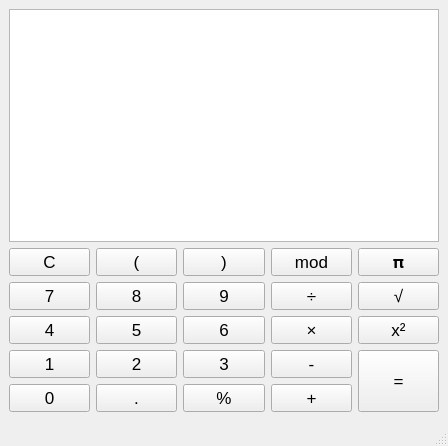
<?xml version="1.0" encoding="UTF-8"?>
<ui version="4.0">
 <class>MainWindow</class>
 <widget class="QMainWindow" name="MainWindow">
  <property name="geometry">
   <rect>
    <x>0</x>
    <y>0</y>
    <width>448</width>
    <height>446</height>
   </rect>
  </property>
  <property name="font">
   <font>
    <pointsize>13</pointsize>
   </font>
  </property>
  <property name="windowTitle">
   <string>Caculator</string>
  </property>
  <property name="windowIcon">
   <iconset theme="utilities-system-monitor">
    <normaloff>.</normaloff>.</iconset>
  </property>
  <widget class="QWidget" name="centralwidget">
   <layout class="QVBoxLayout" name="verticalLayout_3">
    <item>
     <layout class="QVBoxLayout" name="verticalLayout_2">
      <item>
       <widget class="MyPlainTextEdit" name="plainTextEdit">
        <property name="cursor" stdset="0">
         <cursorShape>IBeamCursor</cursorShape>
        </property>
       </widget>
      </item>
      <item>
       <layout class="QVBoxLayout" name="verticalLayout">
        <item>
         <layout class="QHBoxLayout" name="horizontalLayout_6">
          <item>
           <widget class="QPushButton" name="key_clear">
            <property name="sizePolicy">
             <sizepolicy hsizetype="Minimum" vsizetype="Preferred">
              <horstretch>0</horstretch>
              <verstretch>0</verstretch>
             </sizepolicy>
            </property>
            <property name="minimumSize">
             <size>
              <width>0</width>
              <height>0</height>
             </size>
            </property>
            <property name="sizeIncrement">
             <size>
              <width>0</width>
              <height>0</height>
             </size>
            </property>
            <property name="cursor">
             <cursorShape>PointingHandCursor</cursorShape>
            </property>
            <property name="autoFillBackground">
             <bool>false</bool>
            </property>
            <property name="text">
             <string>C</string>
            </property>
           </widget>
          </item>
          <item>
           <widget class="QPushButton" name="key_sym9">
            <property name="sizePolicy">
             <sizepolicy hsizetype="Minimum" vsizetype="Preferred">
              <horstretch>0</horstretch>
              <verstretch>0</verstretch>
             </sizepolicy>
            </property>
            <property name="minimumSize">
             <size>
              <width>0</width>
              <height>0</height>
             </size>
            </property>
            <property name="sizeIncrement">
             <size>
              <width>0</width>
              <height>0</height>
             </size>
            </property>
            <property name="cursor">
             <cursorShape>PointingHandCursor</cursorShape>
            </property>
            <property name="text">
             <string>(</string>
            </property>
           </widget>
          </item>
          <item>
           <widget class="QPushButton" name="key_sym0">
            <property name="sizePolicy">
             <sizepolicy hsizetype="Minimum" vsizetype="Preferred">
              <horstretch>0</horstretch>
              <verstretch>0</verstretch>
             </sizepolicy>
            </property>
            <property name="minimumSize">
             <size>
              <width>0</width>
              <height>0</height>
             </size>
            </property>
            <property name="sizeIncrement">
             <size>
              <width>0</width>
              <height>0</height>
             </size>
            </property>
            <property name="cursor">
             <cursorShape>PointingHandCursor</cursorShape>
            </property>
            <property name="text">
             <string>)</string>
            </property>
           </widget>
          </item>
          <item>
           <widget class="QPushButton" name="key_mod">
            <property name="sizePolicy">
             <sizepolicy hsizetype="Minimum" vsizetype="Preferred">
              <horstretch>0</horstretch>
              <verstretch>0</verstretch>
             </sizepolicy>
            </property>
            <property name="minimumSize">
             <size>
              <width>0</width>
              <height>0</height>
             </size>
            </property>
            <property name="sizeIncrement">
             <size>
              <width>0</width>
              <height>0</height>
             </size>
            </property>
            <property name="cursor">
             <cursorShape>PointingHandCursor</cursorShape>
            </property>
            <property name="text">
             <string>mod</string>
            </property>
           </widget>
          </item>
          <item>
           <widget class="QPushButton" name="key_pi">
            <property name="sizePolicy">
             <sizepolicy hsizetype="Minimum" vsizetype="Preferred">
              <horstretch>0</horstretch>
              <verstretch>0</verstretch>
             </sizepolicy>
            </property>
            <property name="minimumSize">
             <size>
              <width>0</width>
              <height>0</height>
             </size>
            </property>
            <property name="sizeIncrement">
             <size>
              <width>0</width>
              <height>0</height>
             </size>
            </property>
            <property name="cursor">
             <cursorShape>PointingHandCursor</cursorShape>
            </property>
            <property name="text">
             <string>𝛑</string>
            </property>
           </widget>
          </item>
         </layout>
        </item>
        <item>
         <layout class="QHBoxLayout" name="horizontalLayout_2">
          <item>
           <widget class="QPushButton" name="key_7">
            <property name="sizePolicy">
             <sizepolicy hsizetype="Minimum" vsizetype="Preferred">
              <horstretch>0</horstretch>
              <verstretch>0</verstretch>
             </sizepolicy>
            </property>
            <property name="minimumSize">
             <size>
              <width>0</width>
              <height>0</height>
             </size>
            </property>
            <property name="sizeIncrement">
             <size>
              <width>0</width>
              <height>0</height>
             </size>
            </property>
            <property name="cursor">
             <cursorShape>PointingHandCursor</cursorShape>
            </property>
            <property name="text">
             <string>7</string>
            </property>
           </widget>
          </item>
          <item>
           <widget class="QPushButton" name="key_8">
            <property name="sizePolicy">
             <sizepolicy hsizetype="Minimum" vsizetype="Preferred">
              <horstretch>0</horstretch>
              <verstretch>0</verstretch>
             </sizepolicy>
            </property>
            <property name="minimumSize">
             <size>
              <width>0</width>
              <height>0</height>
             </size>
            </property>
            <property name="sizeIncrement">
             <size>
              <width>0</width>
              <height>0</height>
             </size>
            </property>
            <property name="cursor">
             <cursorShape>PointingHandCursor</cursorShape>
            </property>
            <property name="text">
             <string>8</string>
            </property>
           </widget>
          </item>
          <item>
           <widget class="QPushButton" name="key_9">
            <property name="sizePolicy">
             <sizepolicy hsizetype="Minimum" vsizetype="Preferred">
              <horstretch>0</horstretch>
              <verstretch>0</verstretch>
             </sizepolicy>
            </property>
            <property name="minimumSize">
             <size>
              <width>0</width>
              <height>0</height>
             </size>
            </property>
            <property name="sizeIncrement">
             <size>
              <width>0</width>
              <height>0</height>
             </size>
            </property>
            <property name="cursor">
             <cursorShape>PointingHandCursor</cursorShape>
            </property>
            <property name="text">
             <string>9</string>
            </property>
           </widget>
          </item>
          <item>
           <widget class="QPushButton" name="key_div">
            <property name="sizePolicy">
             <sizepolicy hsizetype="Minimum" vsizetype="Preferred">
              <horstretch>0</horstretch>
              <verstretch>0</verstretch>
             </sizepolicy>
            </property>
            <property name="minimumSize">
             <size>
              <width>0</width>
              <height>0</height>
             </size>
            </property>
            <property name="sizeIncrement">
             <size>
              <width>0</width>
              <height>0</height>
             </size>
            </property>
            <property name="cursor">
             <cursorShape>PointingHandCursor</cursorShape>
            </property>
            <property name="text">
             <string>÷</string>
            </property>
           </widget>
          </item>
          <item>
           <widget class="QPushButton" name="key_square_root">
            <property name="sizePolicy">
             <sizepolicy hsizetype="Minimum" vsizetype="Preferred">
              <horstretch>0</horstretch>
              <verstretch>0</verstretch>
             </sizepolicy>
            </property>
            <property name="minimumSize">
             <size>
              <width>0</width>
              <height>0</height>
             </size>
            </property>
            <property name="sizeIncrement">
             <size>
              <width>0</width>
              <height>0</height>
             </size>
            </property>
            <property name="cursor">
             <cursorShape>PointingHandCursor</cursorShape>
            </property>
            <property name="text">
             <string>√</string>
            </property>
           </widget>
          </item>
         </layout>
        </item>
        <item>
         <layout class="QHBoxLayout" name="horizontalLayout_4">
          <item>
           <widget class="QPushButton" name="key_4">
            <property name="sizePolicy">
             <sizepolicy hsizetype="Minimum" vsizetype="Preferred">
              <horstretch>0</horstretch>
              <verstretch>0</verstretch>
             </sizepolicy>
            </property>
            <property name="minimumSize">
             <size>
              <width>0</width>
              <height>0</height>
             </size>
            </property>
            <property name="sizeIncrement">
             <size>
              <width>0</width>
              <height>0</height>
             </size>
            </property>
            <property name="cursor">
             <cursorShape>PointingHandCursor</cursorShape>
            </property>
            <property name="text">
             <string>4</string>
            </property>
           </widget>
          </item>
          <item>
           <widget class="QPushButton" name="key_5">
            <property name="sizePolicy">
             <sizepolicy hsizetype="Minimum" vsizetype="Preferred">
              <horstretch>0</horstretch>
              <verstretch>0</verstretch>
             </sizepolicy>
            </property>
            <property name="minimumSize">
             <size>
              <width>0</width>
              <height>0</height>
             </size>
            </property>
            <property name="sizeIncrement">
             <size>
              <width>0</width>
              <height>0</height>
             </size>
            </property>
            <property name="cursor">
             <cursorShape>PointingHandCursor</cursorShape>
            </property>
            <property name="text">
             <string>5</string>
            </property>
           </widget>
          </item>
          <item>
           <widget class="QPushButton" name="key_6">
            <property name="sizePolicy">
             <sizepolicy hsizetype="Minimum" vsizetype="Preferred">
              <horstretch>0</horstretch>
              <verstretch>0</verstretch>
             </sizepolicy>
            </property>
            <property name="minimumSize">
             <size>
              <width>0</width>
              <height>0</height>
             </size>
            </property>
            <property name="sizeIncrement">
             <size>
              <width>0</width>
              <height>0</height>
             </size>
            </property>
            <property name="cursor">
             <cursorShape>PointingHandCursor</cursorShape>
            </property>
            <property name="text">
             <string>6</string>
            </property>
           </widget>
          </item>
          <item>
           <widget class="QPushButton" name="key_mul">
            <property name="sizePolicy">
             <sizepolicy hsizetype="Minimum" vsizetype="Preferred">
              <horstretch>0</horstretch>
              <verstretch>0</verstretch>
             </sizepolicy>
            </property>
            <property name="minimumSize">
             <size>
              <width>0</width>
              <height>0</height>
             </size>
            </property>
            <property name="sizeIncrement">
             <size>
              <width>0</width>
              <height>0</height>
             </size>
            </property>
            <property name="cursor">
             <cursorShape>PointingHandCursor</cursorShape>
            </property>
            <property name="text">
             <string>×</string>
            </property>
           </widget>
          </item>
          <item>
           <widget class="QPushButton" name="key_x_squared">
            <property name="sizePolicy">
             <sizepolicy hsizetype="Minimum" vsizetype="Preferred">
              <horstretch>0</horstretch>
              <verstretch>0</verstretch>
             </sizepolicy>
            </property>
            <property name="minimumSize">
             <size>
              <width>0</width>
              <height>0</height>
             </size>
            </property>
            <property name="sizeIncrement">
             <size>
              <width>0</width>
              <height>0</height>
             </size>
            </property>
            <property name="cursor">
             <cursorShape>PointingHandCursor</cursorShape>
            </property>
            <property name="text">
             <string>x²</string>
            </property>
           </widget>
          </item>
         </layout>
        </item>
        <item>
         <layout class="QGridLayout" name="gridLayout">
          <item row="1" column="3">
           <widget class="QPushButton" name="key_add">
            <property name="sizePolicy">
             <sizepolicy hsizetype="Minimum" vsizetype="Preferred">
              <horstretch>0</horstretch>
              <verstretch>0</verstretch>
             </sizepolicy>
            </property>
            <property name="minimumSize">
             <size>
              <width>0</width>
              <height>0</height>
             </size>
            </property>
            <property name="sizeIncrement">
             <size>
              <width>0</width>
              <height>0</height>
             </size>
            </property>
            <property name="cursor">
             <cursorShape>PointingHandCursor</cursorShape>
            </property>
            <property name="text">
             <string>+</string>
            </property>
           </widget>
          </item>
          <item row="0" column="2">
           <widget class="QPushButton" name="key_3">
            <property name="sizePolicy">
             <sizepolicy hsizetype="Minimum" vsizetype="Preferred">
              <horstretch>0</horstretch>
              <verstretch>0</verstretch>
             </sizepolicy>
            </property>
            <property name="minimumSize">
             <size>
              <width>0</width>
              <height>0</height>
             </size>
            </property>
            <property name="sizeIncrement">
             <size>
              <width>0</width>
              <height>0</height>
             </size>
            </property>
            <property name="cursor">
             <cursorShape>PointingHandCursor</cursorShape>
            </property>
            <property name="text">
             <string>3</string>
            </property>
           </widget>
          </item>
          <item row="0" column="1">
           <widget class="QPushButton" name="key_2">
            <property name="sizePolicy">
             <sizepolicy hsizetype="Minimum" vsizetype="Preferred">
              <horstretch>0</horstretch>
              <verstretch>0</verstretch>
             </sizepolicy>
            </property>
            <property name="minimumSize">
             <size>
              <width>0</width>
              <height>0</height>
             </size>
            </property>
            <property name="sizeIncrement">
             <size>
              <width>0</width>
              <height>0</height>
             </size>
            </property>
            <property name="cursor">
             <cursorShape>PointingHandCursor</cursorShape>
            </property>
            <property name="text">
             <string>2</string>
            </property>
           </widget>
          </item>
          <item row="1" column="2">
           <widget class="QPushButton" name="key_percent">
            <property name="sizePolicy">
             <sizepolicy hsizetype="Minimum" vsizetype="Preferred">
              <horstretch>0</horstretch>
              <verstretch>0</verstretch>
             </sizepolicy>
            </property>
            <property name="minimumSize">
             <size>
              <width>0</width>
              <height>0</height>
             </size>
            </property>
            <property name="sizeIncrement">
             <size>
              <width>0</width>
              <height>0</height>
             </size>
            </property>
            <property name="cursor">
             <cursorShape>PointingHandCursor</cursorShape>
            </property>
            <property name="text">
             <string>%</string>
            </property>
           </widget>
          </item>
          <item row="1" column="1">
           <widget class="QPushButton" name="key_dot">
            <property name="sizePolicy">
             <sizepolicy hsizetype="Minimum" vsizetype="Preferred">
              <horstretch>0</horstretch>
              <verstretch>0</verstretch>
             </sizepolicy>
            </property>
            <property name="minimumSize">
             <size>
              <width>0</width>
              <height>0</height>
             </size>
            </property>
            <property name="sizeIncrement">
             <size>
              <width>0</width>
              <height>0</height>
             </size>
            </property>
            <property name="cursor">
             <cursorShape>PointingHandCursor</cursorShape>
            </property>
            <property name="text">
             <string>.</string>
            </property>
           </widget>
          </item>
          <item row="0" column="0">
           <widget class="QPushButton" name="key_1">
            <property name="sizePolicy">
             <sizepolicy hsizetype="Minimum" vsizetype="Preferred">
              <horstretch>0</horstretch>
              <verstretch>0</verstretch>
             </sizepolicy>
            </property>
            <property name="minimumSize">
             <size>
              <width>0</width>
              <height>0</height>
             </size>
            </property>
            <property name="sizeIncrement">
             <size>
              <width>0</width>
              <height>0</height>
             </size>
            </property>
            <property name="cursor">
             <cursorShape>PointingHandCursor</cursorShape>
            </property>
            <property name="text">
             <string>1</string>
            </property>
           </widget>
          </item>
          <item row="1" column="0">
           <widget class="QPushButton" name="key_0">
            <property name="sizePolicy">
             <sizepolicy hsizetype="Minimum" vsizetype="Preferred">
              <horstretch>0</horstretch>
              <verstretch>0</verstretch>
             </sizepolicy>
            </property>
            <property name="minimumSize">
             <size>
              <width>0</width>
              <height>0</height>
             </size>
            </property>
            <property name="sizeIncrement">
             <size>
              <width>0</width>
              <height>0</height>
             </size>
            </property>
            <property name="cursor">
             <cursorShape>PointingHandCursor</cursorShape>
            </property>
            <property name="text">
             <string>0</string>
            </property>
           </widget>
          </item>
          <item row="0" column="3">
           <widget class="QPushButton" name="key_sub">
            <property name="sizePolicy">
             <sizepolicy hsizetype="Minimum" vsizetype="Preferred">
              <horstretch>0</horstretch>
              <verstretch>0</verstretch>
             </sizepolicy>
            </property>
            <property name="minimumSize">
             <size>
              <width>0</width>
              <height>0</height>
             </size>
            </property>
            <property name="sizeIncrement">
             <size>
              <width>0</width>
              <height>0</height>
             </size>
            </property>
            <property name="cursor">
             <cursorShape>PointingHandCursor</cursorShape>
            </property>
            <property name="text">
             <string>-</string>
            </property>
           </widget>
          </item>
          <item row="0" column="4" rowspan="2">
           <widget class="QPushButton" name="key_equals">
            <property name="sizePolicy">
             <sizepolicy hsizetype="Minimum" vsizetype="Preferred">
              <horstretch>0</horstretch>
              <verstretch>0</verstretch>
             </sizepolicy>
            </property>
            <property name="minimumSize">
             <size>
              <width>0</width>
              <height>0</height>
             </size>
            </property>
            <property name="sizeIncrement">
             <size>
              <width>0</width>
              <height>0</height>
             </size>
            </property>
            <property name="cursor">
             <cursorShape>PointingHandCursor</cursorShape>
            </property>
            <property name="text">
             <string>=</string>
            </property>
           </widget>
          </item>
         </layout>
        </item>
       </layout>
      </item>
     </layout>
    </item>
   </layout>
  </widget>
  <widget class="QMenuBar" name="menubar">
   <property name="geometry">
    <rect>
     <x>0</x>
     <y>0</y>
     <width>448</width>
     <height>25</height>
    </rect>
   </property>
  </widget>
  <widget class="QStatusBar" name="statusbar"/>
 </widget>
 <customwidgets>
  <customwidget>
   <class>MyPlainTextEdit</class>
   <extends>QPlainTextEdit</extends>
   <header>MyPlainTextEdit.h</header>
  </customwidget>
 </customwidgets>
 <resources/>
 <connections/>
</ui>
